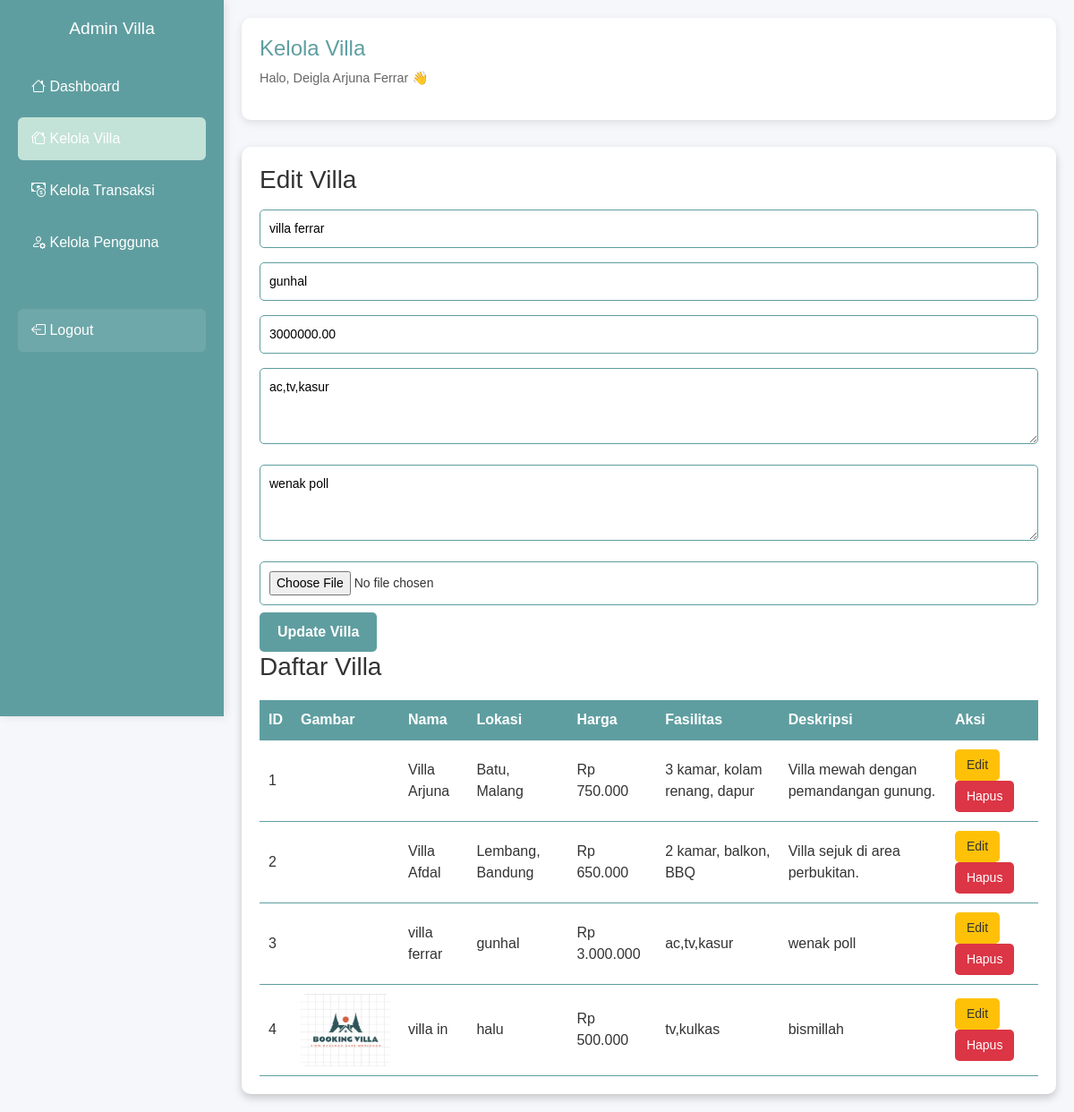
Page /admin/kelola_villa.php?edit=3 (signed in) on the committed database.
### tables this page shows
CREATE TABLE `detail_villa` (
  `id_villa` int(11) NOT NULL,
  `nama_villa` varchar(100) NOT NULL,
  `lokasi` varchar(255) NOT NULL,
  `deskripsi` text DEFAULT NULL,
  `fasilitas` text DEFAULT NULL,
  `harga_permalam` decimal(10,2) NOT NULL,
  `gambar` varchar(255) DEFAULT NULL,
  `status` enum('tersedia','dibooking') DEFAULT 'tersedia'
);

### admin/kelola_villa.php (the view, shortened to what this page needs)
<?php
include '../config/koneksi.php';
$villa = mysqli_query($conn, "SELECT * FROM detail_villa");
$editData = null;
if (isset($_GET['edit'])) {
  $id = $_GET['edit'];
  $editData = mysqli_fetch_assoc(mysqli_query($conn, "SELECT * FROM detail_villa WHERE id_villa='$id'"));
}
?>
<!DOCTYPE html>
<html lang="id">
<head>
  <link href="https://cdn.jsdelivr.net/npm/bootstrap@5.3.8/dist/css/bootstrap.min.css" rel="stylesheet">
  <link rel="stylesheet" href="https://cdn.jsdelivr.net/npm/bootstrap-icons@1.13.1/font/bootstrap-icons.min.css">
</head>
<body>
<div class="sidebar">
  <h2>Admin Villa</h2>
  <a href="dashboard.php"><i class="bi bi-house"></i> Dashboard</a>
  <a href="kelola_villa.php" class="active"><i class="bi bi-houses"></i> Kelola Villa</a>
  <a href="kelola_transaksi.php"><i class="bi bi-cash-coin"></i> Kelola Transaksi</a>
  <a href="kelola_pengguna.php"><i class="bi bi-person-gear"></i> Kelola Pengguna</a>
  <a href="../logout.php" class="logout"><i class="bi bi-box-arrow-left"></i> Logout</a>
</div>
<div class="main-content">
  <header>
    <h1>Kelola Villa</h1>
    <p>Halo, <?php echo $_SESSION['nama_admin']; ?> 👋</p>
  </header>
  <div class="container">
    <h3><?= $editData ? 'Edit Villa' : 'Tambah Villa Baru' ?></h3>
    <form method="POST" enctype="multipart/form-data">
      <input type="text" name="nama" placeholder="Nama Villa" value="<?= $editData['nama_villa'] ?? '' ?>" required>
      <input type="text" name="lokasi" placeholder="Lokasi" value="<?= $editData['lokasi'] ?? '' ?>" required>
      <input type="number" name="harga" placeholder="Harga per malam" value="<?= $editData['harga_permalam'] ?? '' ?>" required>
      <textarea name="fasilitas" placeholder="Fasilitas (pisahkan dengan koma atau baris baru)" rows="3" required><?= $editData['fasilitas'] ?? '' ?></textarea>
      <textarea name="deskripsi" placeholder="Deskripsi" rows="3" required><?= $editData['deskripsi'] ?? '' ?></textarea>
      <input type="file" name="gambar" accept="image/*">
      <button type="submit" name="<?= $editData ? 'update' : 'tambah' ?>">
        <?= $editData ? 'Update Villa' : 'Tambah Villa' ?>
      </button>
    </form>
    <h3>Daftar Villa</h3>
    <table>
      <tr>
        <th>ID</th>
        <th>Gambar</th>
        <th>Nama</th>
        <th>Lokasi</th>
        <th>Harga</th>
        <th>Fasilitas</th>
        <th>Deskripsi</th>
        <th>Aksi</th>
      </tr>
      <?php while ($row = mysqli_fetch_assoc($villa)): ?>
      <tr>
        <td><?= $row['id_villa'] ?></td>
        <td><img src="../assets/img/villa/<?= $row['gambar'] ?>" alt=""></td>
        <td><?= $row['nama_villa'] ?></td>
        <td><?= $row['lokasi'] ?></td>
        <td>Rp <?= number_format($row['harga_permalam'], 0, ',', '.') ?></td>
        <td><?= nl2br($row['fasilitas']) ?></td>
        <td><?= nl2br($row['deskripsi']) ?></td>
        <td>
          <a href="kelola_villa.php?edit=<?= $row['id_villa'] ?>" class="btn btn-edit">Edit</a>
          <a href="kelola_villa.php?hapus=<?= $row['id_villa'] ?>" class="btn btn-hapus" onclick="return confirm('Yakin mau hapus villa ini?')">Hapus</a>
        </td>
      </tr>
      <?php endwhile; ?>
    </table>
  </div>
</div>
</body>
</html>

### admin/kelola_villa.php (style rules this page uses)
* { margin: 0; padding: 0; box-sizing: border-box; font-family: 'Poppins', sans-serif; }
body { background: #f5f7fa; color: #333; display: flex; }
.sidebar { width: 250px; background: linear-gradient(135deg, #5F9EA0, #5F9EA0); color: white; height: 100vh; position: fixed; left: 0; top: 0; padding: 20px; box-shadow: 2px 0 10px rgba(0,0,0,0.1); }
.sidebar h2 { text-align: center; margin-bottom: 30px; font-size: 1.2rem; }
.sidebar a { display: block; color: white; text-decoration: none; padding: 12px 15px; margin: 10px 0; border-radius: 6px; transition: 0.3s; }
.sidebar a:hover, .sidebar a.active { background: #c3e2d8ff; }
.sidebar .logout { background: rgba(255,255,255,0.1); margin-top: 50px; }
.main-content { margin-left: 250px; width: calc(100% - 250px); padding: 20px; }
header { background: white; color: #5F9EA0; padding: 20px; border-radius: 10px; box-shadow: 0 3px 10px rgba(0,0,0,0.1); margin-bottom: 30px; }
header h1 { font-size: 1.5rem; color: #5F9EA0; }
header p { font-size: 0.9rem; color: #666; }
.container { width: 100%; margin: 0 auto; background: white; padding: 20px; border-radius: 10px; box-shadow: 0 4px 10px rgba(0,0,0,0.2); }
table { width: 100%; border-collapse: collapse; margin-top: 20px; }
th, td { padding: 10px; border-bottom: 1px solid #5F9EA0; text-align: left; }
th { background: #5F9EA0; color: white; }
.btn { padding: 6px 12px; border-radius: 5px; color: white; font-size: 14px; text-decoration: none; }
.btn-hapus { background: #dc3545; }
.btn-edit { background: #ffc107; color: #333; }
input, textarea { width: 100%; padding: 10px; margin: 8px 0; border: 1px solid #5F9EA0; border-radius: 5px; font-size: 14px; }
button { background: #5F9EA0; color: white; border: none; padding: 10px 20px; border-radius: 5px; cursor: pointer; font-weight: bold; }
img { width: 100px; border-radius: 6px; }

### rows in the picture
detail_villa: nama "villa ferrar", lokasi "gunhal", harga "3000000.00", fasilitas "ac,tv,kasur", deskripsi "wenak poll", id_villa "3", nama_villa "villa ferrar", harga_permalam "3.000.000"
detail_villa: id_villa "1", nama_villa "Villa Arjuna", lokasi "Batu, Malang", harga_permalam "750.000", fasilitas "3 kamar, kolam renang, dapur", deskripsi "Villa mewah dengan pemandangan gunung."
detail_villa: id_villa "2", nama_villa "Villa Afdal", lokasi "Lembang, Bandung", harga_permalam "650.000", fasilitas "2 kamar, balkon, BBQ", deskripsi "Villa sejuk di area perbukitan."
detail_villa: id_villa "4", gambar (picture), nama_villa "villa in", lokasi "halu", harga_permalam "500.000", fasilitas "tv,kulkas", deskripsi "bismillah"

### other values in the picture
$_SESSION['nama_admin'] "Deigla Arjuna Ferrar"
